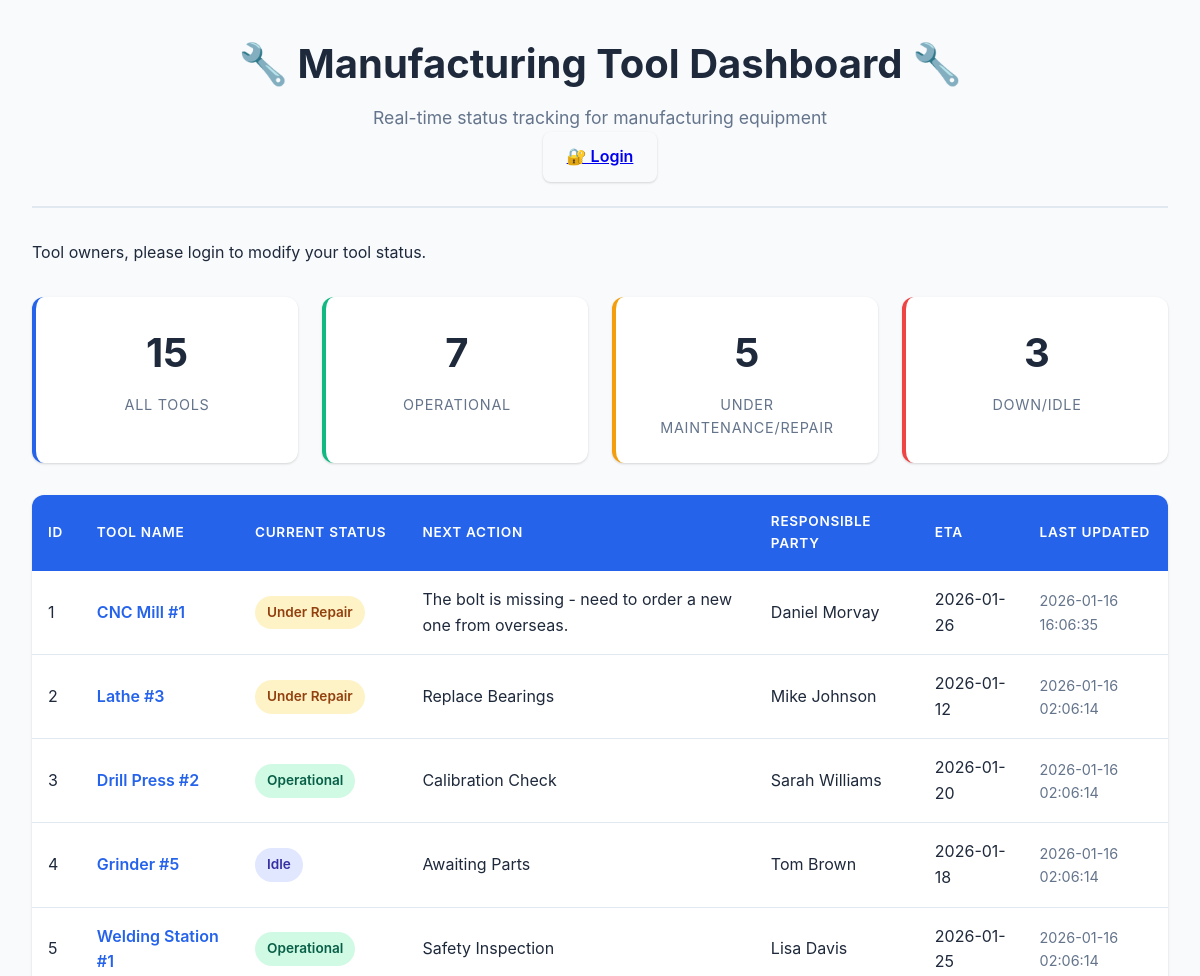
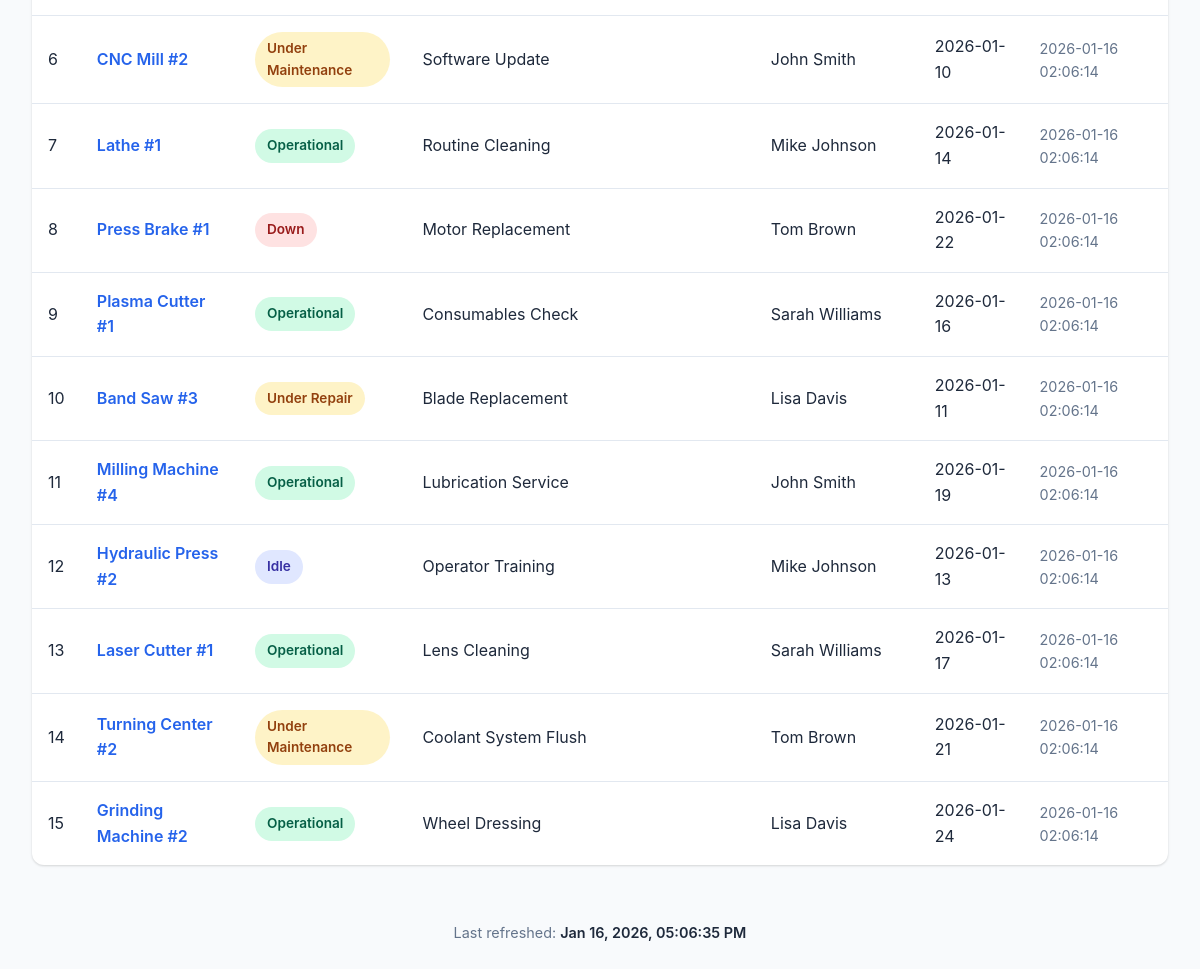
The page / on the database its author committed (2 pictures, top to bottom).
### tables this page shows
CREATE TABLE tools (
            id INTEGER PRIMARY KEY AUTOINCREMENT,
            mfg_tool_name TEXT NOT NULL,
            current_status TEXT NOT NULL,
            next_action TEXT NOT NULL,
            responsible_party TEXT NOT NULL,
            eta TEXT NOT NULL,
            last_updated TIMESTAMP DEFAULT CURRENT_TIMESTAMP
        );

### MFG Status with Login.py (the view)
@app.route('/')
def index():
    tools = get_all_tools()
    return render_template('index.html', tools=tools)

### MFG Status with Login.py (called while the page is built)
def get_all_tools():
    conn = sqlite3.connect(DB_PATH)
    conn.row_factory = sqlite3.Row
    cursor = conn.cursor()
    cursor.execute('''
        SELECT id, mfg_tool_name, current_status, next_action,
               responsible_party, eta, last_updated
        FROM tools
        ORDER BY id
    ''')
    tools = [dict(row) for row in cursor.fetchall()]
    conn.close()
    return tools

### templates/index.html (shortened to what this page needs)
<!DOCTYPE html>
<html lang="en">
<head>
    <link rel="stylesheet" href="{{ url_for('static', filename='styles.css') }}">
</head>
<body>
    <div class="container">
        <header>
            <div class="header-content">
                <div>
                    <h1>🔧 Manufacturing Tool Dashboard 🔧</h1>
                    <p class="subtitle">Real-time status tracking for manufacturing equipment</p>
                </div>
                <div class="header-actions">
                    {% if current_user.is_authenticated %}
                        <span class="user-info">👤 {{ current_user.username }}</span>
                        {% if current_user.is_admin %}
                            <a href="{{ url_for('admin') }}" class="btn btn-admin">Admin Panel</a>
                        {% else %}
                            <a href="{{ url_for('user_dashboard') }}" class="btn btn-user">My Tool</a>
                        {% endif %}
                        <a href="{{ url_for('logout') }}" class="btn btn-logout">Logout</a>
                    {% else %}
                        <a href="{{ url_for('login') }}" class="btn btn-login">🔐 Login</a>
                    {% endif %}
                </div>
            </div>
        </header>
        <div class="controls">
            {% if current_user.is_authenticated and current_user.is_admin %}
            <button id="reloadBtn" class="btn btn-primary">
                <span class="icon">🔄</span> Reload from Default CSV
            </button>
            <button id="uploadBtn" class="btn btn-secondary">
                <span class="icon">📁</span> Upload New CSV
            </button>
            <input type="file" id="fileInput" accept=".csv" style="display: none;">
            {% else %}
            <p class="info-text">Tool owners, please login to modify your tool status.</p>
            {% endif %}
        </div>
        <div class="stats-container">
            <div class="stat-card">
                <div class="stat-value" id="totalTools">{{ tools|length }}</div>
                <div class="stat-label">All Tools</div>
            </div>
            <div class="stat-card operational">
                <div class="stat-value" id="operationalTools">0</div>
                <div class="stat-label">Operational</div>
            </div>
            <div class="stat-card maintenance">
                <div class="stat-value" id="maintenanceTools">0</div>
                <div class="stat-label">Under Maintenance/Repair</div>
            </div>
            <div class="stat-card down">
                <div class="stat-value" id="downTools">0</div>
                <div class="stat-label">Down/Idle</div>
            </div>
        </div>
        <div class="table-container">
            <table id="toolsTable">
                <thead>
                    <tr>
                        <th>ID</th>
                        <th>Tool Name</th>
                        <th>Current Status</th>
                        <th>Next Action</th>
                        <th>Responsible Party</th>
                        <th>ETA</th>
                        <th>Last Updated</th>
                    </tr>
                </thead>
                <tbody id="toolsTableBody">
                    {% for tool in tools %}
                    <tr data-status="{{ tool.current_status }}">
                        <td>{{ tool.id }}</td>
                        <td class="tool-name">{{ tool.mfg_tool_name }}</td>
                        <td>
                            <span class="status-badge status-{{ tool.current_status|lower|replace(' ', '-') }}">
                                {{ tool.current_status }}
                            </span>
                        </td>
                        <td>{{ tool.next_action }}</td>
                        <td>{{ tool.responsible_party }}</td>
                        <td>{{ tool.eta }}</td>
                        <td class="timestamp">{{ tool.last_updated }}</td>
                    </tr>
                    {% endfor %}
                </tbody>
            </table>
        </div>
        <footer>
            <p>Last refreshed: <span id="lastRefresh">{{ now }}</span></p>
        </footer>
    </div>
</body>
</html>

### static/styles.css (style rules this page uses)
:root { --primary-color: #2563eb; --secondary-color: #64748b; --success-color: #10b981; --warning-color: #f59e0b; --danger-color: #ef4444; --info-color: #06b6d4; --bg-color: #f8fafc; --card-bg: #ffffff; --text-primary: #1e293b; --text-secondary: #64748b; --border-color: #e2e8f0; --shadow: 0 1px 3px 0 rgba(0, 0, 0, 0.1), 0 1px 2px 0 rgba(0, 0, 0, 0.06); --shadow-lg: 0 10px 15px -3px rgba(0, 0, 0, 0.1), 0 4px 6px -2px rgba(0, 0, 0, 0.05); }
* { margin: 0; padding: 0; box-sizing: border-box; }
body { font-family: -apple-system, BlinkMacSystemFont, 'Segoe UI', Roboto, 'Helvetica Neue', Arial, sans-serif; background-color: var(--bg-color); color: var(--text-primary); line-height: 1.6; }
.container { max-width: 1400px; margin: 0 auto; padding: 2rem; }
header { text-align: center; margin-bottom: 2rem; padding-bottom: 1.5rem; border-bottom: 2px solid var(--border-color); }
.subtitle { color: var(--text-secondary); font-size: 1.1rem; }
.controls { display: flex; gap: 1rem; margin-bottom: 2rem; flex-wrap: wrap; }
.btn { padding: 0.75rem 1.5rem; border: none; border-radius: 0.5rem; font-size: 1rem; font-weight: 600; cursor: pointer; transition: all 0.3s ease; display: inline-flex; align-items: center; gap: 0.5rem; box-shadow: var(--shadow); }
.stats-container { display: grid; grid-template-columns: repeat(auto-fit, minmax(200px, 1fr)); gap: 1.5rem; margin-bottom: 2rem; }
.stat-card { background: var(--card-bg); padding: 1.5rem; border-radius: 0.75rem; box-shadow: var(--shadow); text-align: center; transition: all 0.3s ease; border-left: 4px solid var(--primary-color); cursor: pointer; user-select: none; }
.stat-card.operational { border-left-color: var(--success-color); }
.stat-card.maintenance { border-left-color: var(--warning-color); }
.stat-card.down { border-left-color: var(--danger-color); }
.stat-value { font-size: 2.5rem; font-weight: bold; color: var(--text-primary); margin-bottom: 0.5rem; }
.stat-label { color: var(--text-secondary); font-size: 0.9rem; text-transform: uppercase; letter-spacing: 0.05em; }
.table-container { background: var(--card-bg); border-radius: 0.75rem; box-shadow: var(--shadow); overflow: hidden; margin-bottom: 2rem; }
table { width: 100%; border-collapse: collapse; }
thead { background-color: var(--primary-color); color: white; }
thead th { padding: 1rem; text-align: left; font-weight: 600; text-transform: uppercase; font-size: 0.85rem; letter-spacing: 0.05em; }
tbody tr { border-bottom: 1px solid var(--border-color); transition: background-color 0.2s ease; }
tbody tr:last-child { border-bottom: none; }
tbody td { padding: 1rem; color: var(--text-primary); }
.tool-name { font-weight: 600; color: var(--primary-color); }
.timestamp { color: var(--text-secondary); font-size: 0.9rem; }
.status-badge { display: inline-block; padding: 0.375rem 0.75rem; border-radius: 9999px; font-size: 0.85rem; font-weight: 600; text-transform: capitalize; }
.status-operational { background-color: #d1fae5; color: #065f46; }
.status-under-repair, .status-under-maintenance { background-color: #fef3c7; color: #92400e; }
.status-down { background-color: #fee2e2; color: #991b1b; }
.status-idle { background-color: #e0e7ff; color: #3730a3; }
footer { text-align: center; padding: 1.5rem; color: var(--text-secondary); font-size: 0.9rem; }
#lastRefresh { font-weight: 600; color: var(--text-primary); }

### rows shown on the page
tools: id "1", mfg_tool_name "CNC Mill #1", current_status "Under Repair", next_action "The bolt is missing - need to order a new one from overseas.", responsible_party "Daniel Morvay", eta "2026-01-26", last_updated "2026-01-16 16:06:35"
tools: id "2", mfg_tool_name "Lathe #3", current_status "Under Repair", next_action "Replace Bearings", responsible_party "Mike Johnson", eta "2026-01-12", last_updated "2026-01-16 02:06:14"
tools: id "3", mfg_tool_name "Drill Press #2", current_status "Operational", next_action "Calibration Check", responsible_party "Sarah Williams", eta "2026-01-20", last_updated "2026-01-16 02:06:14"
tools: id "4", mfg_tool_name "Grinder #5", current_status "Idle", next_action "Awaiting Parts", responsible_party "Tom Brown", eta "2026-01-18", last_updated "2026-01-16 02:06:14"
tools: id "5", mfg_tool_name "Welding Station #1", current_status "Operational", next_action "Safety Inspection", responsible_party "Lisa Davis", eta "2026-01-25", last_updated "2026-01-16 02:06:14"
tools: id "6", mfg_tool_name "CNC Mill #2", current_status "Under Maintenance", next_action "Software Update", responsible_party "John Smith", eta "2026-01-10", last_updated "2026-01-16 02:06:14"
tools: id "7", mfg_tool_name "Lathe #1", current_status "Operational", next_action "Routine Cleaning", responsible_party "Mike Johnson", eta "2026-01-14", last_updated "2026-01-16 02:06:14"
tools: id "8", mfg_tool_name "Press Brake #1", current_status "Down", next_action "Motor Replacement", responsible_party "Tom Brown", eta "2026-01-22", last_updated "2026-01-16 02:06:14"
tools: id "9", mfg_tool_name "Plasma Cutter #1", current_status "Operational", next_action "Consumables Check", responsible_party "Sarah Williams", eta "2026-01-16", last_updated "2026-01-16 02:06:14"
tools: id "10", mfg_tool_name "Band Saw #3", current_status "Under Repair", next_action "Blade Replacement", responsible_party "Lisa Davis", eta "2026-01-11", last_updated "2026-01-16 02:06:14"
tools: id "11", mfg_tool_name "Milling Machine #4", current_status "Operational", next_action "Lubrication Service", responsible_party "John Smith", eta "2026-01-19", last_updated "2026-01-16 02:06:14"
tools: id "12", mfg_tool_name "Hydraulic Press #2", current_status "Idle", next_action "Operator Training", responsible_party "Mike Johnson", eta "2026-01-13", last_updated "2026-01-16 02:06:14"
tools: id "13", mfg_tool_name "Laser Cutter #1", current_status "Operational", next_action "Lens Cleaning", responsible_party "Sarah Williams", eta "2026-01-17", last_updated "2026-01-16 02:06:14"
tools: id "14", mfg_tool_name "Turning Center #2", current_status "Under Maintenance", next_action "Coolant System Flush", responsible_party "Tom Brown", eta "2026-01-21", last_updated "2026-01-16 02:06:14"
tools: id "15", mfg_tool_name "Grinding Machine #2", current_status "Operational", next_action "Wheel Dressing", responsible_party "Lisa Davis", eta "2026-01-24", last_updated "2026-01-16 02:06:14"

### other values the page prints
{{ tools|length }} "15"
